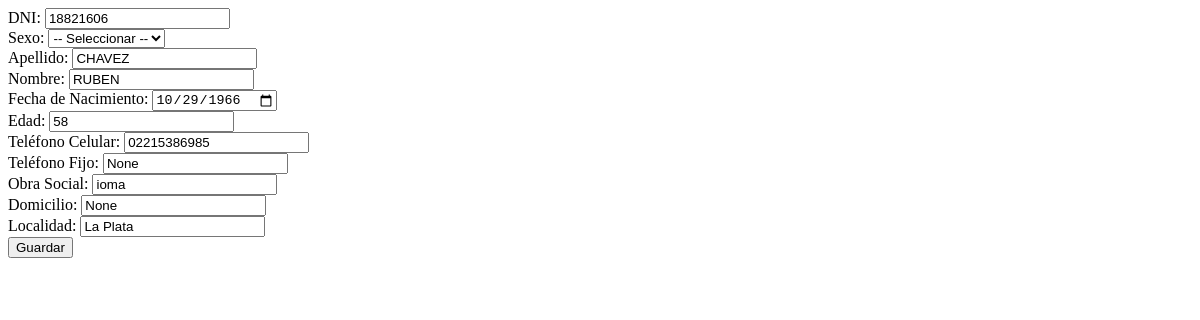
Before: /paciente/modificar/18821606/ with the older database file.
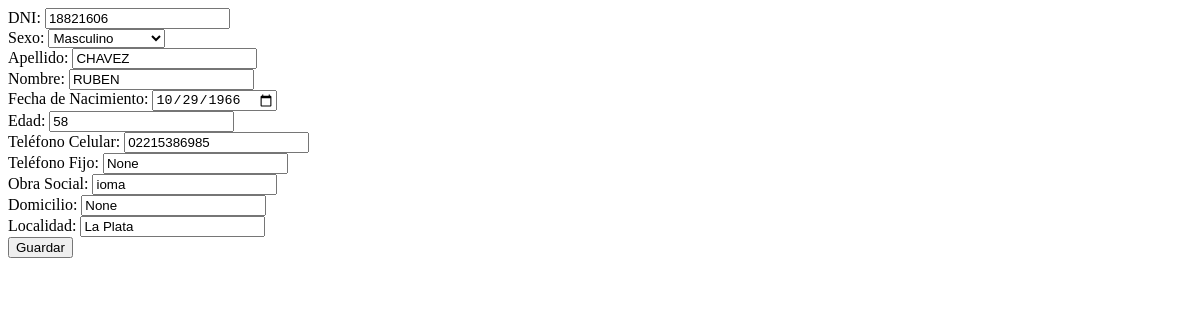
After: the same page with the newer database file.
### gestion/models.py (models this page shows, shortened)
class Paciente(models.Model):
    dni = models.CharField(max_length=20, unique=True)
    sexo = models.CharField(max_length=10, blank=True, null=True)
    apellido = models.CharField(max_length=100)
    nombre = models.CharField(max_length=100)
    fecha_nacimiento = models.DateField(blank=True, null=True)
    telefono_celular = models.CharField(max_length=20, blank=True, null=True)
    telefono_fijo = models.CharField(max_length=20, blank=True, null=True)
    obra_social = models.CharField(max_length=100, blank=True, null=True)
    domicilio = models.CharField(max_length=255, blank=True, null=True)
    localidad = models.CharField(max_length=100, blank=True, null=True)
    def edad(self):
        hoy = date.today()
        if self.fecha_nacimiento:
            return hoy.year - self.fecha_nacimiento.year - ((hoy.month, hoy.day) < (self.fecha_nacimiento.month, self.fecha_nacimiento.day))
        return None

### gestion/views.py (the view, shortened to what this page needs)
# urls.py: path('paciente/modificar/<str:dni>/', views.modificar_paciente, name='modificar_paciente'),
def modificar_paciente(request, dni):
    paciente = get_object_or_404(Paciente, dni=dni)
    return render(request, 'gestion/modificar_paciente.html', {'paciente': paciente})

### gestion/templates/gestion/modificar_paciente.html (shortened to what this page needs)
<form method="post">
    <div class="mb-3">
        <label>DNI:</label>
        <input type="text" name="dni" class="form-control" value="{{ paciente.dni }}" readonly>
    </div>
    <div class="mb-3">
        <label>Sexo:</label>
        <select name="sexo" class="form-select" required>
            <option value="">-- Seleccionar --</option>
            <option value="M" {% if paciente.sexo == 'M' %}selected{% endif %}>Masculino</option>
        </select>
    </div>
    <div class="mb-3">
        <label>Apellido:</label>
        <input type="text" name="apellido" class="form-control" value="{{ paciente.apellido }}" required>
    </div>
    <div class="mb-3">
        <label>Nombre:</label>
        <input type="text" name="nombre" class="form-control" value="{{ paciente.nombre }}" required>
    </div>
    <div class="mb-3">
        <label>Fecha de Nacimiento:</label>
        <input type="date" name="fecha_nacimiento" id="fecha_nacimiento" class="form-control" value="{{ paciente.fecha_nacimiento|date:'Y-m-d' }}">
    </div>
    <div class="mb-3">
        <label>Edad:</label>
        <input type="text" id="edad" class="form-control" value="{{ paciente.edad }}" readonly>
    </div>
    <div class="mb-3">
        <label>Teléfono Celular:</label>
        <input type="text" name="telefono_celular" class="form-control" value="{{ paciente.telefono_celular }}">
    </div>
    <div class="mb-3">
        <label>Teléfono Fijo:</label>
        <input type="text" name="telefono_fijo" class="form-control" value="{{ paciente.telefono_fijo }}">
    </div>
    <div class="mb-3">
        <label>Obra Social:</label>
        <input type="text" name="obra_social" class="form-control" value="{{ paciente.obra_social }}">
    </div>
    <div class="mb-3">
        <label>Domicilio:</label>
        <input type="text" name="domicilio" class="form-control" value="{{ paciente.domicilio }}">
    </div>
    <div class="mb-3">
        <label>Localidad:</label>
        <input type="text" name="localidad" class="form-control" value="{{ paciente.localidad }}">
    </div>
    <button type="submit" class="btn btn-success">Guardar</button>
</form>

Changed rows visible on the page:
changed Paciente "CHAVEZ": sexo (not shown) → "Masculino"
Other visible differences:
form field sexo: "-- Seleccionar --" → (not shown)
